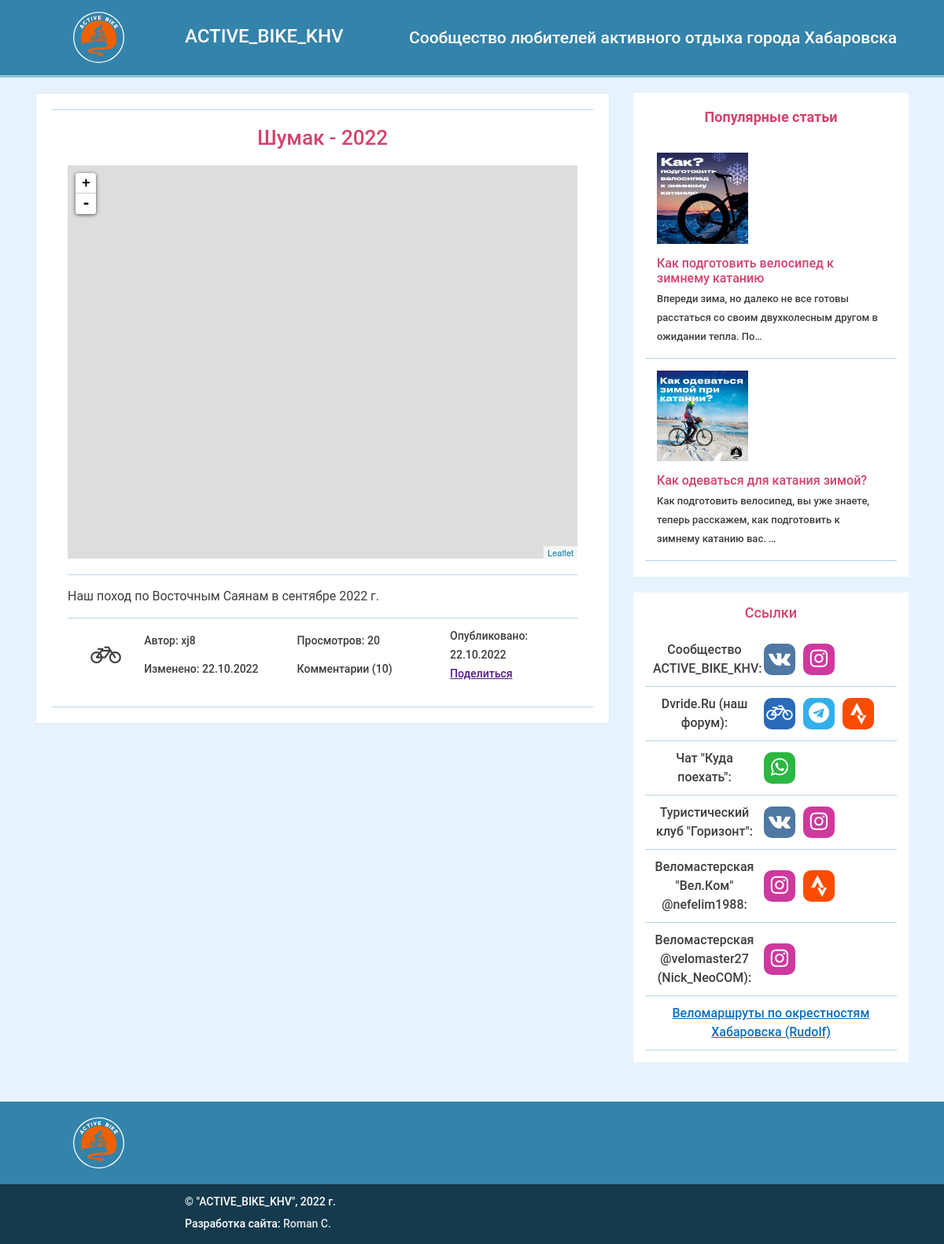
The app's page /routes/1/, older data.
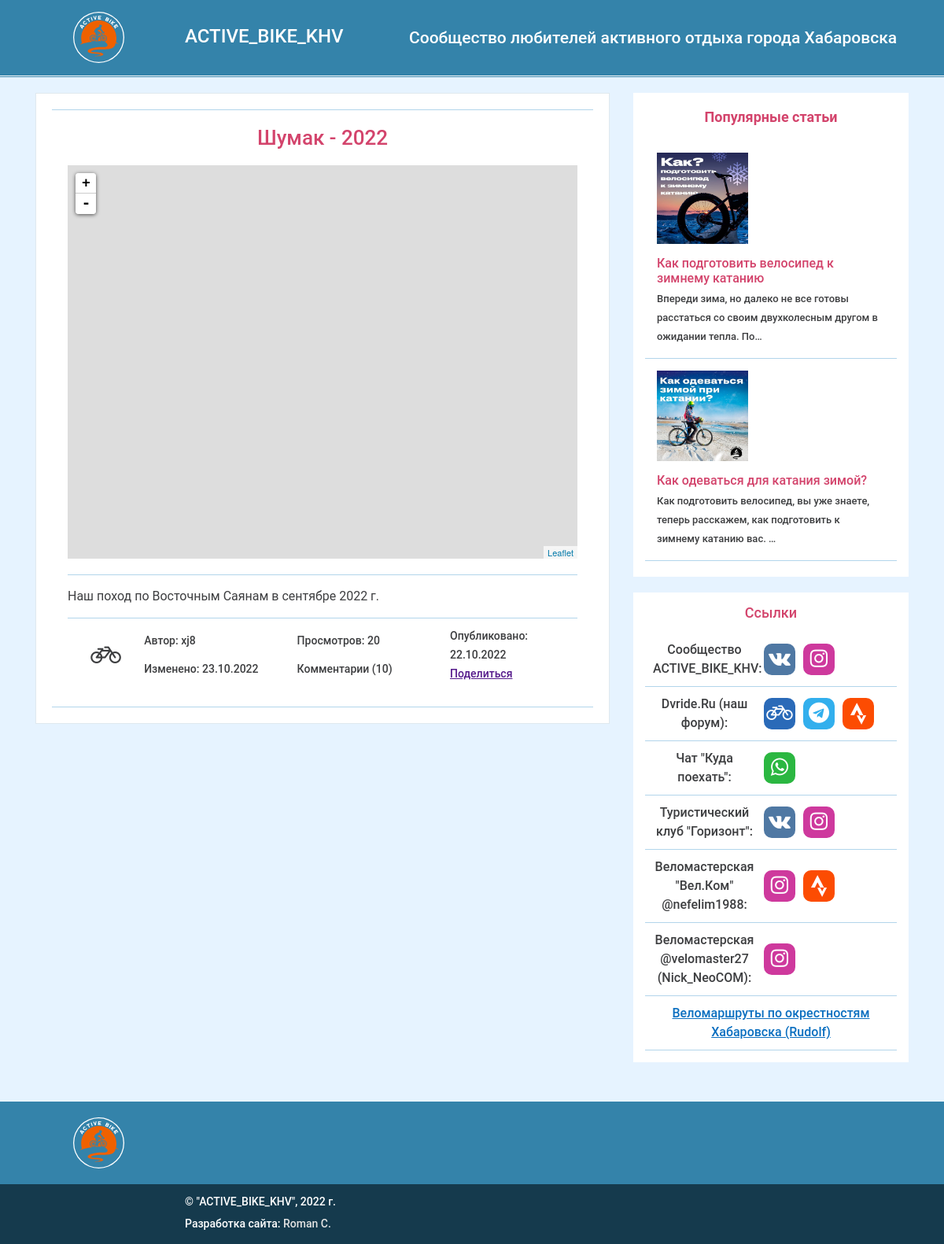
The same page, newer data.
### events/models.py (models this page shows, shortened)
class Route(models.Model):
    title = models.CharField(max_length=200)
    url = models.CharField(max_length=200, null=True, blank=True)
    gpx = models.FileField(upload_to=user_directory_path, blank=True)
    polyline = models.TextField(blank=True)
    author = models.ForeignKey(
        User,
        on_delete=models.CASCADE,
        related_name='routes'
    )
    type = models.ForeignKey(
        EventType,
        on_delete=SET_NULL,
        blank=True,
        null=True,
        related_name='routes'
    )
    length = models.IntegerField(null=True)
    height_gain = models.IntegerField(null=True)
    surface_type = models.ForeignKey(
        SurfaceType,
        on_delete=SET_NULL,
        blank=True,
        null=True,
        related_name='routes'
    )
    description = models.TextField(blank=True)
    tags = models.ManyToManyField(
        Tag,
        related_name='routes',
        verbose_name='Теги'
    )
    date_pub = models.DateTimeField(auto_now_add=True)
    date_edit = models.DateTimeField(auto_now=True)
    class Meta:
        ordering = ['title']
        verbose_name = 'Маршрут'
        verbose_name_plural = 'Маршруты'

### events/views.py (the view)
# urls.py: path('routes/<int:route_id>/', views.route_detail, name='route_detail'),
def route_detail(request, route_id):
    template = 'routes/route_detail.html'
    route = get_object_or_404(Route, pk=route_id)
    context = {
        'route': route,
        'data':json.dumps(route.polyline)
    }
    return render(request, template, context)

### events/templatetags/sidebar.py (called while the page is built)
@register.inclusion_tag("includes/right_sidebar.html")
def show_sidebar():
  articles = Article.objects.all()
  return {'popular_articles': articles}

### templates/routes/route_detail.html (shortened to what this page needs)
{% extends 'base.html' %}
{% load static %}
{% load cache %}
{% load thumbnail %}
{% block content %}
<article class="event-page">
  <h3 class="event-page__caption">{{ route.title }}</h3>
  <div id="map" class="route__map"></div>
  <div class="event-page__main">
    <div class="event-page-descr">
      <p class="event-page-descr__text">{{ route.description|linebreaks }}</p>
    </div>
  </div>
  <div class="event-page__info">
    <div class="event-page__info-col event-page__info-col_1">
      <div class="event-page__icons">
        <i class="fa fa-bicycle fa-lg"></i>
      </div>
    </div>
    <div class="event-page__info-col event-page__info-col_2">
      <div class="event-page-author">
        Автор:
        <span class="event-page-author__value">{{ route.author }}</span>
      </div>
      <div class="event-page-date-edited">
        Изменено:
        <span class="event-page-date-edited__value">{{ route.date_edit|date:"d.m.Y" }}</span>
      </div>
    </div>
    <div class="event-page__info-col event-page__info-col_3">
      <div class="event-page__views">
        Просмотров:
        <span class="event-page__views-value">20</span>
      </div>
      <div class="event-page__comments">
        Комментарии (<span class="event-page__views-value">10</span>)
      </div>
    </div>
    <div class="event-page__info-col event-page__info-col_4">
      <div class="event-page__date">
        Опубликовано:
        <span class="event-page__date-value">{{ route.date_pub|date:"d.m.Y" }}</span>
      </div>
      <div class="event-page__share">
        <a class="event-page__date-value" href="">Поделиться</a>
      </div>
    </div>
  </div>
</article>
{% endblock %}

Row changes from the older to the newer data that the page shows:
changed Route "xj8": date_edit "22.10.2022" → "23.10.2022"
